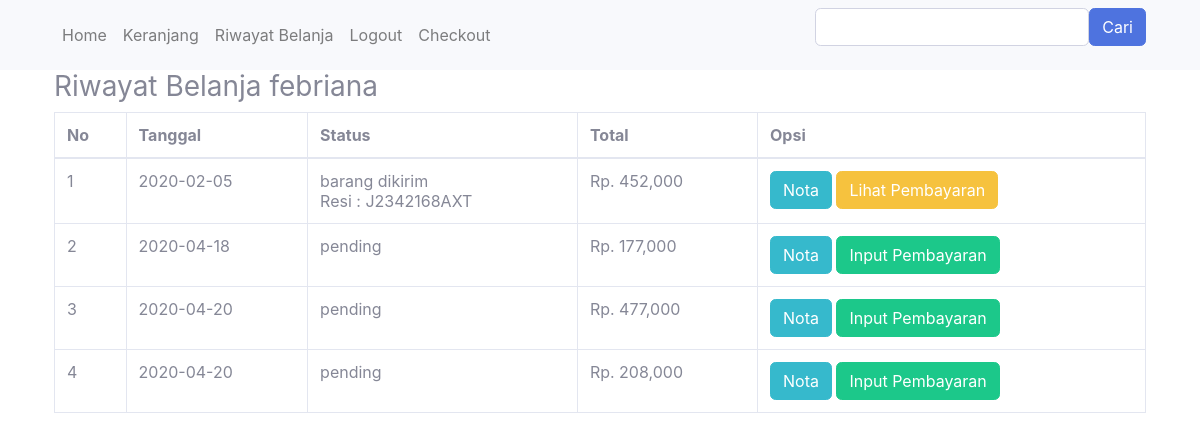
The page /riwayat.php (signed in) on the database as committed earlier.
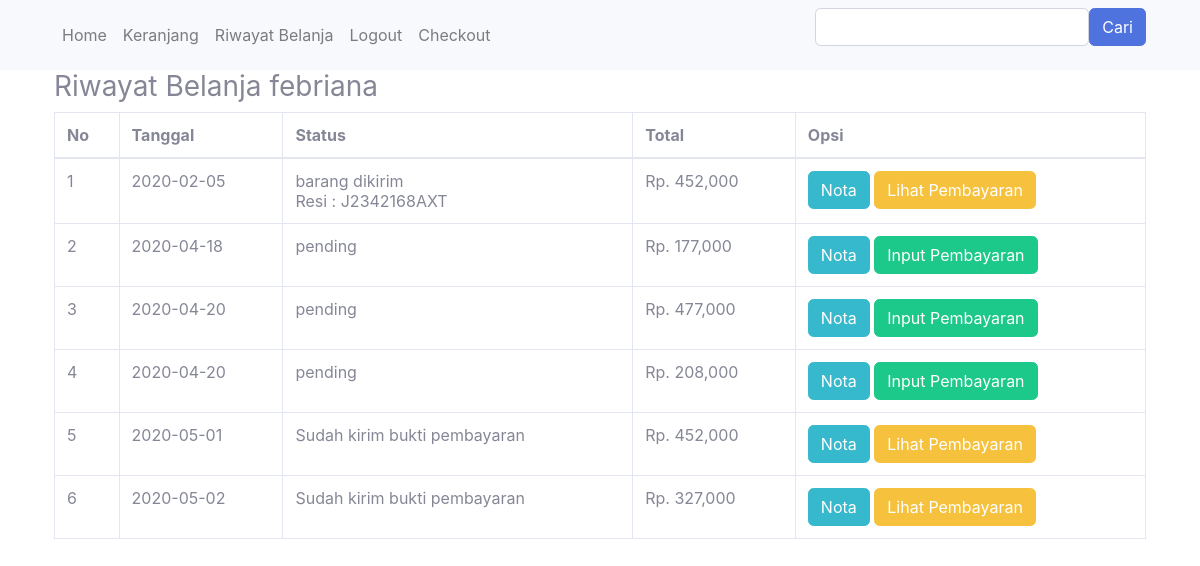
The same page on the database as committed later.
### tables this page shows
CREATE TABLE `pembelian` (
  `id_pembelian` int(11) NOT NULL,
  `id_pelanggan` int(11) NOT NULL,
  `id_ongkir` int(11) NOT NULL,
  `tanggal_pembelian` date NOT NULL,
  `total_pembelian` int(11) NOT NULL,
  `kota` varchar(100) NOT NULL,
  `tarif` int(11) NOT NULL,
  `alamat` text NOT NULL,
  `status_pembelian` varchar(100) NOT NULL DEFAULT 'pending',
  `resi_pengiriman` varchar(50) NOT NULL
);

### riwayat.php (the view, shortened to what this page needs)
<?php
include 'koneksi.php';
include 'menu.php';
?>
<!DOCTYPE html>
<html lang="en">
<head>
    <link rel="stylesheet" href="Admin/css/sb-admin-2.css">
</head>
<body>
<section class="riwayat">
    <div class="container">
        <h3>Riwayat Belanja <?php echo $_SESSION["pelanggan"]["nama_pelanggan"] ?></h3>
        <table class="table table-bordered">
            <thead>
                <tr>
                    <th>No</th>
                    <th>Tanggal</th>
                    <th>Status</th>
                    <th>Total</th>
                    <th>Opsi</th>
                </tr>
            </thead>
            <tbody>
                <?php
                $nomor=1;
                $id_pelanggan = $_SESSION["pelanggan"]['id_pelanggan'];
                $ambil = $koneksi->query("SELECT * FROM pembelian WHERE id_pelanggan='$id_pelanggan'");
                while($pecah = $ambil->fetch_assoc()){
                ?>
                <tr>
                    <td><?php echo $nomor; ?></td>
                    <td><?php echo $pecah["tanggal_pembelian"] ?></td>
                    <td>
                        <?php echo $pecah["status_pembelian"] ?>
                        <br>
                        <?php if(!empty($pecah['resi_pengiriman'])):?>
                        Resi : <?php echo $pecah['resi_pengiriman']; ?>
                        <?php endif ?>
                    </td>
                    <td>Rp. <?php echo number_format($pecah["total_pembelian"]) ?></td>
                    <td>
                       <a href="nota.php?id=<?php echo $pecah["id_pembelian"] ?>" class="btn btn-info">Nota</a>
                       <?php if($pecah['status_pembelian']=="pending"): ?>
                       <a href="pembayaran.php?id=<?php echo $pecah["id_pembelian"]; ?>" class="btn btn-success">Input Pembayaran</a>
                       <?php else: ?>
                       <a href="lihat_pembayaran.php?id=<?php echo $pecah["id_pembelian"]; ?>" class="btn btn-warning">Lihat Pembayaran</a>
                       <?php endif ?>
                    </td>
                </tr>
                <?php $nomor++ ?>
                <?php } ?>
            </tbody>
        </table>
    </div>
</section>
<body>
</html>

Rows that differ between the two databases and show on the page:
added pembelian: tanggal_pembelian "2020-05-01", status_pembelian "Sudah kirim bukti pembayaran", total_pembelian "452,000"
added pembelian: tanggal_pembelian "2020-05-02", status_pembelian "Sudah kirim bukti pembayaran", total_pembelian "327,000"
